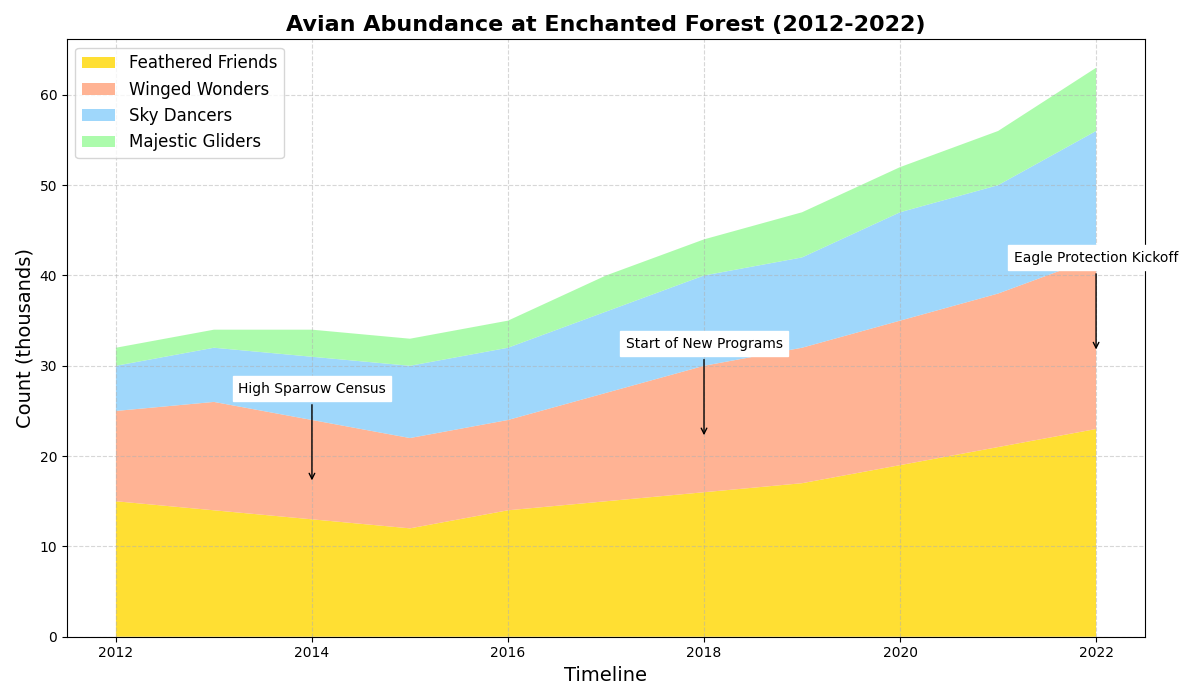

Here is the Python script that generated this plot:
import matplotlib.pyplot as plt
import numpy as np

# Define the years for the study
years = np.arange(2012, 2023)

# Artificial data for bird population (in thousands)
sparrows = np.array([15, 14, 13, 12, 14, 15, 16, 17, 19, 21, 23])
robins = np.array([10, 12, 11, 10, 10, 12, 14, 15, 16, 17, 19])
blue_jays = np.array([5, 6, 7, 8, 8, 9, 10, 10, 12, 12, 14])
eagles = np.array([2, 2, 3, 3, 3, 4, 4, 5, 5, 6, 7])

# Stack the data
data = np.vstack([sparrows, robins, blue_jays, eagles])

# Plot the stacked area chart
fig, ax = plt.subplots(figsize=(12, 7))
ax.stackplot(years, data, labels=['Feathered Friends', 'Winged Wonders', 'Sky Dancers', 'Majestic Gliders'],
             colors=['#FFD700', '#FFA07A', '#87CEFA', '#98FB98'], alpha=0.8)

# Add title and labels
ax.set_title('Avian Abundance at Enchanted Forest (2012-2022)', fontsize=16, fontweight='bold')
ax.set_xlabel('Timeline', fontsize=14)
ax.set_ylabel('Count (thousands)', fontsize=14)

# Fine-tune legend appearance and placement
ax.legend(loc='upper left', fontsize=12)

# Add grid for better readability
ax.grid(True, linestyle='--', alpha=0.5)

# Highlight significant milestones
milestones = {
    2014: 'High Sparrow Census',
    2018: 'Start of New Programs',
    2022: 'Eagle Protection Kickoff'
}

for year, event in milestones.items():
    total_population = sparrows[year-2012] + robins[year-2012] + blue_jays[year-2012] + eagles[year-2012]
    ax.annotate(event, xy=(year, total_population/2),
                xytext=(year, total_population/2 + 10),
                arrowprops=dict(facecolor='black', arrowstyle='->'),
                fontsize=10, ha='center', backgroundcolor='white')

# Automatically adjust layout to prevent overlap
plt.tight_layout()

# Display the plot
plt.show()
